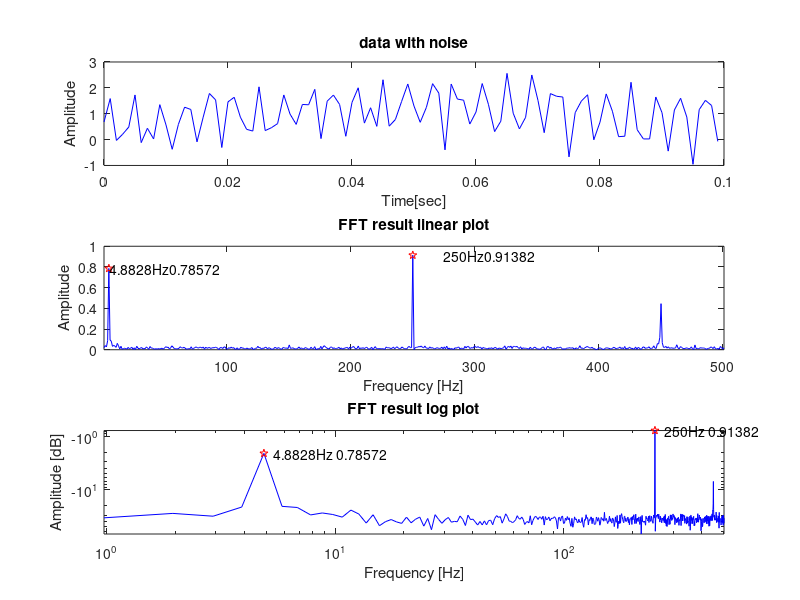

MATLAB code to generate this figure:
% sample program grfft.m
fs = 1000; % assumed sampling frequency
t=((1:1024)-1)/fs; % to make x-axis data for plot
s1=0.8*sin(2*pi*t*5); s2=0.9*sin(2*pi*t*250);
s3=0.5*sin(2*pi*t*450);
s=s1+s2+s3+rand(size(s1));
figure(1)
subplot(3,1,1);plot(t(1:100),s(1:100),'b') ;xlabel('Time[sec]') ;
ylabel('Amplitude');title('data with noise')
ffts = fft(s);
% The first component of ffts, ffts(1), is simply the sum of the data,
% and can be removed.
n=length(ffts);
ffts(1)=[];
n2=n/2;n2p1=n2+1;
power = abs(ffts(1:n2p1)/n2);
nyquist = fs/2;freq = (1:n2p1)/n2*nyquist;
subplot(3,1,2)
index=find(diff(power)>.4)+1;
plot(freq,power,'b',freq(index),power(index),'rp')
ylabel('Amplitude');xlabel('Frequency [Hz]');title('FFT result linear plot')
for i=index
text(freq(i)*1.1,power(i),[num2str(freq(i)),'Hz',num2str(power(i))]);
end
axis([freq(1),max(freq),0,1]);
subplot(3,1,3)
loglog(freq,20*log10(power),'b',freq(index),20*log10(power(index)),'rp')
ylabel('Amplitude [dB]');xlabel('Frequency [Hz]');title('FFT result log plot');
axis tight
for i=index
  text(freq(i)*1.1,20*log10(power(i)),...
  [num2str(freq(i)),'Hz ',num2str(power(i))]);
end
set(findobj('fontsize',12),'fontsize',5) % This is to make visible font size. Trick!
